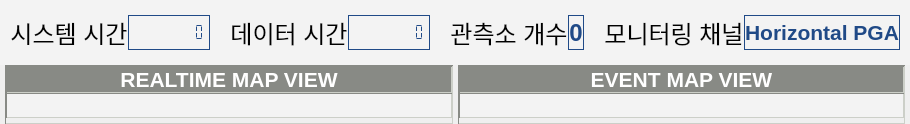
       <widget class="QFrame" name="mainCenterFR">
        <property name="minimumSize">
         <size>
          <width>0</width>
          <height>0</height>
         </size>
        </property>
        <property name="frameShape">
         <enum>QFrame::NoFrame</enum>
        </property>
        <property name="frameShadow">
         <enum>QFrame::Raised</enum>
        </property>
        <property name="lineWidth">
         <number>0</number>
        </property>
        <layout class="QVBoxLayout" name="verticalLayout_8">
         <property name="spacing">
          <number>0</number>
         </property>
         <property name="leftMargin">
          <number>0</number>
         </property>
         <property name="topMargin">
          <number>0</number>
         </property>
         <property name="rightMargin">
          <number>0</number>
         </property>
         <property name="bottomMargin">
          <number>0</number>
         </property>
         <item>
          <widget class="QFrame" name="infoFR">
           <property name="maximumSize">
            <size>
             <width>16777215</width>
             <height>70</height>
            </size>
           </property>
           <property name="styleSheet">
            <string notr="true">background-color: rgb(243, 243, 243);
color: rgb(32, 74, 135);</string>
           </property>
           <property name="frameShape">
            <enum>QFrame::NoFrame</enum>
           </property>
           <property name="frameShadow">
            <enum>QFrame::Raised</enum>
           </property>
           <property name="lineWidth">
            <number>0</number>
           </property>
           <layout class="QHBoxLayout" name="horizontalLayout_9">
            <property name="spacing">
             <number>0</number>
            </property>
            <property name="leftMargin">
             <number>0</number>
            </property>
            <property name="topMargin">
             <number>0</number>
            </property>
            <property name="rightMargin">
             <number>0</number>
            </property>
            <property name="bottomMargin">
             <number>0</number>
            </property>
            <item>
             <widget class="QFrame" name="topFrame1">
              <property name="styleSheet">
               <string notr="true"/>
              </property>
              <property name="frameShape">
               <enum>QFrame::NoFrame</enum>
              </property>
              <property name="frameShadow">
               <enum>QFrame::Plain</enum>
              </property>
              <property name="lineWidth">
               <number>0</number>
              </property>
              <layout class="QHBoxLayout" name="horizontalLayout_2">
               <property name="spacing">
                <number>0</number>
               </property>
               <property name="leftMargin">
                <number>10</number>
               </property>
               <property name="topMargin">
                <number>15</number>
               </property>
               <property name="rightMargin">
                <number>10</number>
               </property>
               <property name="bottomMargin">
                <number>15</number>
               </property>
               <item>
                <widget class="QLabel" name="label">
                 <property name="font">
                  <font>
                   <family>Cantarell</family>
                   <pointsize>18</pointsize>
                   <weight>50</weight>
                   <bold>false</bold>
                  </font>
                 </property>
                 <property name="styleSheet">
                  <string notr="true">color: rgb(0, 0, 0);</string>
                 </property>
                 <property name="text">
                  <string>시스템 시간</string>
                 </property>
                 <property name="alignment">
                  <set>Qt::AlignCenter</set>
                 </property>
                </widget>
               </item>
               <item>
                <widget class="QLCDNumber" name="sysTimeLCD">
                 <property name="font">
                  <font>
                   <pointsize>18</pointsize>
                   <weight>75</weight>
                   <bold>true</bold>
                  </font>
                 </property>
                 <property name="styleSheet">
                  <string notr="true"/>
                 </property>
                 <property name="frameShape">
                  <enum>QFrame::Box</enum>
                 </property>
                 <property name="frameShadow">
                  <enum>QFrame::Plain</enum>
                 </property>
                 <property name="smallDecimalPoint">
                  <bool>true</bool>
                 </property>
                 <property name="digitCount">
                  <number>8</number>
                 </property>
                 <property name="mode">
                  <enum>QLCDNumber::Dec</enum>
                 </property>
                 <property name="segmentStyle">
                  <enum>QLCDNumber::Flat</enum>
                 </property>
                </widget>
               </item>
              </layout>
             </widget>
            </item>
            <item>
             <widget class="QFrame" name="topFrame2">
              <property name="styleSheet">
               <string notr="true"/>
              </property>
              <property name="frameShape">
               <enum>QFrame::NoFrame</enum>
              </property>
              <property name="frameShadow">
               <enum>QFrame::Plain</enum>
              </property>
              <property name="lineWidth">
               <number>0</number>
              </property>
              <layout class="QHBoxLayout" name="horizontalLayout_3">
               <property name="spacing">
                <number>0</number>
               </property>
               <property name="leftMargin">
                <number>10</number>
               </property>
               <property name="topMargin">
                <number>15</number>
               </property>
               <property name="rightMargin">
                <number>10</number>
               </property>
               <property name="bottomMargin">
                <number>15</number>
               </property>
               <item>
                <widget class="QLabel" name="label_9">
                 <property name="font">
                  <font>
                   <pointsize>18</pointsize>
                   <weight>50</weight>
                   <bold>false</bold>
                  </font>
                 </property>
                 <property name="styleSheet">
                  <string notr="true">color: rgb(0, 0, 0);</string>
                 </property>
                 <property name="text">
                  <string>데이터 시간</string>
                 </property>
                 <property name="alignment">
                  <set>Qt::AlignCenter</set>
                 </property>
                </widget>
               </item>
               <item>
                <widget class="QLCDNumber" name="dataTimeLCD">
                 <property name="font">
                  <font>
                   <pointsize>18</pointsize>
                   <weight>75</weight>
                   <bold>true</bold>
                  </font>
                 </property>
                 <property name="styleSheet">
                  <string notr="true"/>
                 </property>
                 <property name="frameShape">
                  <enum>QFrame::Box</enum>
                 </property>
                 <property name="frameShadow">
                  <enum>QFrame::Plain</enum>
                 </property>
                 <property name="smallDecimalPoint">
                  <bool>true</bool>
                 </property>
                 <property name="digitCount">
                  <number>8</number>
                 </property>
                 <property name="mode">
                  <enum>QLCDNumber::Dec</enum>
                 </property>
                 <property name="segmentStyle">
                  <enum>QLCDNumber::Flat</enum>
                 </property>
                </widget>
               </item>
              </layout>
             </widget>
            </item>
            <item>
             <widget class="QFrame" name="topFrame3">
              <property name="font">
               <font>
                <pointsize>11</pointsize>
               </font>
              </property>
              <property name="styleSheet">
               <string notr="true"/>
              </property>
              <property name="frameShape">
               <enum>QFrame::NoFrame</enum>
              </property>
              <property name="frameShadow">
               <enum>QFrame::Plain</enum>
              </property>
              <property name="lineWidth">
               <number>0</number>
              </property>
              <layout class="QHBoxLayout" name="horizontalLayout_4">
               <property name="spacing">
                <number>0</number>
               </property>
               <property name="leftMargin">
                <number>10</number>
               </property>
               <property name="topMargin">
                <number>15</number>
               </property>
               <property name="rightMargin">
                <number>10</number>
               </property>
               <property name="bottomMargin">
                <number>15</number>
               </property>
               <item>
                <widget class="QLabel" name="label_10">
                 <property name="font">
                  <font>
                   <pointsize>18</pointsize>
                   <weight>50</weight>
                   <bold>false</bold>
                  </font>
                 </property>
                 <property name="styleSheet">
                  <string notr="true">color: rgb(0, 0, 0);</string>
                 </property>
                 <property name="text">
                  <string>관측소 개수</string>
                 </property>
                 <property name="alignment">
                  <set>Qt::AlignCenter</set>
                 </property>
                </widget>
               </item>
               <item>
                <widget class="QLabel" name="staNumLB">
                 <property name="font">
                  <font>
                   <pointsize>18</pointsize>
                   <weight>75</weight>
                   <bold>true</bold>
                  </font>
                 </property>
                 <property name="styleSheet">
                  <string notr="true"/>
                 </property>
                 <property name="frameShape">
                  <enum>QFrame::Box</enum>
                 </property>
                 <property name="text">
                  <string>0</string>
                 </property>
                 <property name="alignment">
                  <set>Qt::AlignCenter</set>
                 </property>
                </widget>
               </item>
              </layout>
             </widget>
            </item>
            <item>
             <widget class="QFrame" name="topFrame4">
              <property name="styleSheet">
               <string notr="true"/>
              </property>
              <property name="frameShape">
               <enum>QFrame::NoFrame</enum>
              </property>
              <property name="frameShadow">
               <enum>QFrame::Plain</enum>
              </property>
              <property name="lineWidth">
               <number>0</number>
              </property>
              <layout class="QHBoxLayout" name="horizontalLayout_5">
               <property name="spacing">
                <number>0</number>
               </property>
               <property name="leftMargin">
                <number>10</number>
               </property>
               <property name="topMargin">
                <number>15</number>
               </property>
               <property name="rightMargin">
                <number>10</number>
               </property>
               <property name="bottomMargin">
                <number>15</number>
               </property>
               <item>
                <widget class="QLabel" name="label_11">
                 <property name="font">
                  <font>
                   <pointsize>18</pointsize>
                   <weight>50</weight>
                   <bold>false</bold>
                  </font>
                 </property>
                 <property name="styleSheet">
                  <string notr="true">color: rgb(0, 0, 0);</string>
                 </property>
                 <property name="text">
                  <string>모니터링 채널</string>
                 </property>
                 <property name="alignment">
                  <set>Qt::AlignCenter</set>
                 </property>
                </widget>
               </item>
               <item>
                <widget class="QLabel" name="monChanLB">
                 <property name="font">
                  <font>
                   <pointsize>16</pointsize>
                   <weight>75</weight>
                   <bold>true</bold>
                  </font>
                 </property>
                 <property name="styleSheet">
                  <string notr="true"/>
                 </property>
                 <property name="frameShape">
                  <enum>QFrame::Box</enum>
                 </property>
                 <property name="text">
                  <string>Horizontal PGA</string>
                 </property>
                 <property name="alignment">
                  <set>Qt::AlignCenter</set>
                 </property>
                </widget>
               </item>
              </layout>
             </widget>
            </item>
           </layout>
          </widget>
         </item>
         <item>
          <layout class="QHBoxLayout" name="mapLO">
           <property name="spacing">
            <number>5</number>
           </property>
           <property name="leftMargin">
            <number>5</number>
           </property>
           <property name="rightMargin">
            <number>5</number>
           </property>
           <item>
            <widget class="QFrame" name="mainFR1">
             <property name="minimumSize">
              <size>
               <width>0</width>
               <height>0</height>
              </size>
             </property>
             <property name="styleSheet">
              <string notr="true">border-color: rgb(136, 138, 133);
border-width: 0.5px;
border-style:inset;</string>
             </property>
             <property name="frameShape">
              <enum>QFrame::NoFrame</enum>
             </property>
             <property name="frameShadow">
              <enum>QFrame::Plain</enum>
             </property>
             <property name="lineWidth">
              <number>0</number>
             </property>
             <layout class="QVBoxLayout" name="verticalLayout_6">
              <property name="spacing">
               <number>0</number>
              </property>
              <property name="leftMargin">
               <number>0</number>
              </property>
              <property name="topMargin">
               <number>0</number>
              </property>
              <property name="rightMargin">
               <number>0</number>
              </property>
              <property name="bottomMargin">
               <number>5</number>
              </property>
              <item>
               <widget class="QLabel" name="label_59">
                <property name="sizePolicy">
                 <sizepolicy hsizetype="Preferred" vsizetype="Fixed">
                  <horstretch>0</horstretch>
                  <verstretch>0</verstretch>
                 </sizepolicy>
                </property>
                <property name="minimumSize">
                 <size>
                  <width>0</width>
                  <height>25</height>
                 </size>
                </property>
                <property name="font">
                 <font>
                  <pointsize>16</pointsize>
                  <weight>75</weight>
                  <bold>true</bold>
                 </font>
                </property>
                <property name="styleSheet">
                 <string notr="true">background-color: rgb(136, 138, 133);
color: rgb(255, 255, 255);</string>
                </property>
                <property name="frameShape">
                 <enum>QFrame::NoFrame</enum>
                </property>
                <property name="lineWidth">
                 <number>0</number>
                </property>
                <property name="text">
                 <string>REALTIME MAP VIEW</string>
                </property>
                <property name="alignment">
                 <set>Qt::AlignCenter</set>
                </property>
               </widget>
              </item>
              <item>
               <layout class="QVBoxLayout" name="realTimeMapLO">
                <property name="spacing">
                 <number>0</number>
                </property>
               </layout>
              </item>
              <item>
               <widget class="QLabel" name="realTimeLB">
                <property name="sizePolicy">
                 <sizepolicy hsizetype="Preferred" vsizetype="Fixed">
                  <horstretch>0</horstretch>
                  <verstretch>0</verstretch>
                 </sizepolicy>
                </property>
                <property name="minimumSize">
                 <size>
                  <width>0</width>
                  <height>25</height>
                 </size>
                </property>
                <property name="styleSheet">
                 <string notr="true">background-color: rgb(243, 243, 243);
color: rgb(32, 74, 135);</string>
                </property>
                <property name="frameShape">
                 <enum>QFrame::StyledPanel</enum>
                </property>
                <property name="text">
                 <string/>
                </property>
                <property name="alignment">
                 <set>Qt::AlignCenter</set>
                </property>
               </widget>
              </item>
             </layout>
            </widget>
           </item>
           <item>
            <widget class="QFrame" name="mainFR2">
             <property name="minimumSize">
              <size>
               <width>0</width>
               <height>0</height>
              </size>
             </property>
             <property name="styleSheet">
              <string notr="true">border-color: rgb(136, 138, 133);
border-width: 0.5px;
border-style:inset;</string>
             </property>
             <property name="frameShape">
              <enum>QFrame::Box</enum>
             </property>
             <property name="frameShadow">
              <enum>QFrame::Plain</enum>
             </property>
             <property name="lineWidth">
              <number>0</number>
             </property>
             <layout class="QVBoxLayout" name="verticalLayout_7">
              <property name="spacing">
               <number>0</number>
              </property>
              <property name="leftMargin">
               <number>0</number>
              </property>
              <property name="topMargin">
               <number>0</number>
              </property>
              <property name="rightMargin">
               <number>0</number>
              </property>
              <property name="bottomMargin">
               <number>5</number>
              </property>
              <item>
               <widget class="QLabel" name="label_61">
                <property name="sizePolicy">
                 <sizepolicy hsizetype="Preferred" vsizetype="Fixed">
                  <horstretch>0</horstretch>
                  <verstretch>0</verstretch>
                 </sizepolicy>
                </property>
                <property name="minimumSize">
                 <size>
                  <width>0</width>
                  <height>25</height>
                 </size>
                </property>
                <property name="font">
                 <font>
                  <pointsize>16</pointsize>
                  <weight>75</weight>
                  <bold>true</bold>
                 </font>
                </property>
                <property name="styleSheet">
                 <string notr="true">background-color: rgb(136, 138, 133);
color: rgb(255, 255, 255);</string>
                </property>
                <property name="frameShape">
                 <enum>QFrame::Box</enum>
                </property>
                <property name="lineWidth">
                 <number>0</number>
                </property>
                <property name="text">
                 <string>EVENT MAP VIEW</string>
                </property>
                <property name="alignment">
                 <set>Qt::AlignCenter</set>
                </property>
               </widget>
              </item>
              <item>
               <layout class="QVBoxLayout" name="stackedMapLO">
                <property name="spacing">
                 <number>0</number>
                </property>
               </layout>
              </item>
              <item>
               <widget class="QLabel" name="stackedLB">
                <property name="sizePolicy">
                 <sizepolicy hsizetype="Preferred" vsizetype="Fixed">
                  <horstretch>0</horstretch>
                  <verstretch>0</verstretch>
                 </sizepolicy>
                </property>
                <property name="minimumSize">
                 <size>
                  <width>0</width>
                  <height>25</height>
                 </size>
                </property>
                <property name="styleSheet">
                 <string notr="true">background-color: rgb(243, 243, 243);
color: rgb(32, 74, 135);</string>
                </property>
                <property name="frameShape">
                 <enum>QFrame::StyledPanel</enum>
                </property>
                <property name="text">
                 <string/>
                </property>
                <property name="alignment">
                 <set>Qt::AlignCenter</set>
                </property>
               </widget>
              </item>
             </layout>
            </widget>
           </item>
          </layout>
         </item>
        </layout>
       </widget>
